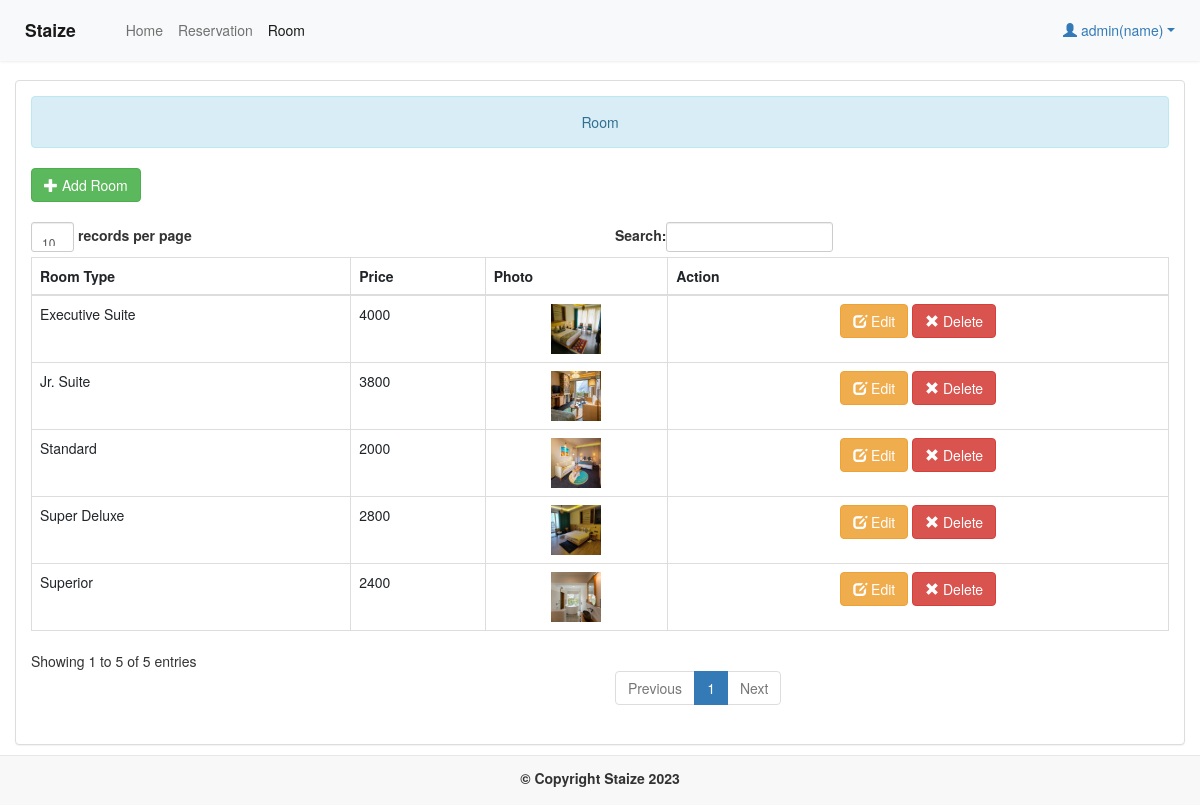
/admin/room.php (signed in), run on the app's committed database.
### tables this page shows
CREATE TABLE `room` (
  `room_id` int(11) NOT NULL,
  `room_type` varchar(50) NOT NULL,
  `price` varchar(11) NOT NULL,
  `photo` varchar(100) NOT NULL
);

### admin/name.php (called while the page is built)
<?php
	require 'connect.php';
	$query = $conn->query("SELECT * FROM `admin` WHERE `admin_id` = '$_SESSION[admin_id]'") or die(mysqli_connect_error());
	$fetch = $query->fetch_array();
	$name = $fetch['name'];
?>

### admin/room.php (the view, shortened to what this page needs)
<!DOCTYPE html>
<?php
require 'name.php';
?>
<html lang="en">
<head>
	<link href="https://cdn.jsdelivr.net/npm/bootstrap@5.2.0/dist/css/bootstrap.min.css" rel="stylesheet">
    <link rel="stylesheet" href="http://maxcdn.bootstrapcdn.com/bootstrap/3.3.6/css/bootstrap.min.css">
</head>
<body>
	<nav class="navbar navbar-expand-lg bg-light px-lg-3 py-lg-2 shadow-sm navbar-fixed-top">
		<div class="container-fluid">
			<a class="navbar-brand me-5 fw-bold fs-3 h-font" href="home.php">Staize</a>
			<div class="collapse navbar-collapse" id="navbarSupportedContent">
				<ul class="navbar-nav me-auto mb-2 mb-lg-0">
					<li class="nav-item">
						<a class="nav-link me-2" aria-current="page" href="home.php">Home</a>
					</li>
					<li>
						<a class="nav-link me-2" href="reserve.php">Reservation</a>
					</li>
					<li class="nav-item">
						<a class="nav-link active me-2" href="room.php">Room</a>
					</li>
				</ul>
			</div>
		</div>
		<ul class="nav navbar-nav pull-right ">
			<li class="dropdown">
				<a class="dropdown-toggle" data-toggle="dropdown" role="button" aria-haspopup="true" aria-expanded="false"><i class="glyphicon glyphicon-user"></i> <?php echo $name; ?></a>
			</li>
		</ul>
	</nav>
	<br><br><br>
	<br />
	<div class="container-fluid">
		<div class="panel panel-default">
			<div class="panel-body">
				<center>
					<div class="alert alert-info">Room</div>
				</center>
				<a class="btn btn-success" href="add_room.php"><i class="glyphicon glyphicon-plus"></i> Add Room</a>
				<br />
				<br />
				<table id="table" class="table table-bordered">
					<thead>
						<tr>
							<th>Room Type</th>
							<th>Price</th>
							<th>Photo</th>
							<th>Action</th>
						</tr>
					</thead>
					<tbody>
						<?php
						$query = $conn->query("SELECT * FROM `room`") or die(mysqli_connect_error());
						while ($fetch = $query->fetch_array()) {
						?>
							<tr>
								<td><?php echo $fetch['room_type'] ?></td>
								<td><?php echo $fetch['price'] ?></td>
								<td>
									<center><img src="../photo/<?php echo $fetch['photo'] ?>" height="50" width="50" /></center>
								</td>
								<td>
									<center><a class="btn btn-warning" href="edit_room.php?room_id=<?php echo $fetch['room_id'] ?>"><i class="glyphicon glyphicon-edit"></i> Edit</a> <a class="btn btn-danger" onclick="confirmationDelete(this); return false;" href="delete_room.php?room_id=<?php echo $fetch['room_id'] ?>"><i class="glyphicon glyphicon-remove"></i> Delete</a></center>
								</td>
							</tr>
						<?php
						}
						?>
					</tbody>
				</table>
			</div>
		</div>
	</div>
	<br />
	<br />
	<div class="navbar navbar-default navbar-fixed-bottom">
		<label>&copy; Copyright Staize 2023 </label>
	</div>
</body>
</html>

### data on the page
room: room_type "Standard", price "2000", photo (picture)
room: room_type "Superior", price "2400", photo (picture)
room: room_type "Super Deluxe", price "2800", photo (picture)
room: room_type "Jr. Suite", price "3800", photo (picture)
room: room_type "Executive Suite", price "4000", photo (picture)

### other printed values
$name "admin(name)"
